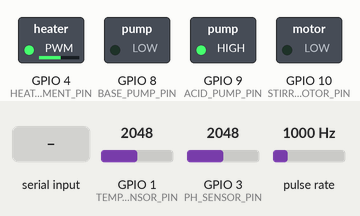
This sketch was run on a simulated ESP32-S3. On the bench: switched loads named in the sketch (green lamp = pin HIGH). Wiring (inferred from the names in the program): pulse sensor: data GPIO 2. The test bench sets the inputs (shaded band); at power-on: pulse rate 1000 Hz, GPIO 1 (TEMP_SENSOR_PIN) = 2048, GPIO 3 (PH_SENSOR_PIN) = 2048. What the sketch prints to the serial monitor is not drawn.

Above: at 2.2 s.
2.3 s: pulse rate (sensor on GPIO 2) set to 789 Hz
4.4 s: pulse rate (sensor on GPIO 2) set to 725 Hz
7.4 s: "SET:\n" received over the second serial link
10.4 s: GPIO 1 (TEMP_SENSOR_PIN) set to 2403
13.4 s: GPIO 1 (TEMP_SENSOR_PIN) set to 2513
At 15.2 s:
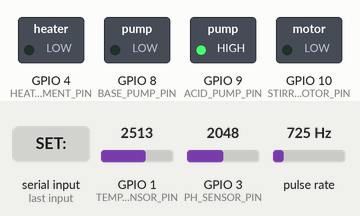
16.4 s: pulse rate (sensor on GPIO 2) set to 100 Hz
At 17.1 s:
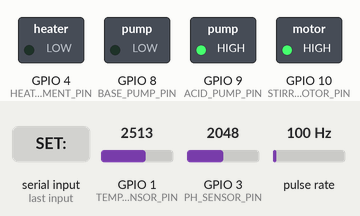
Timing chart, 0 to 18.9 s (numbered marks = the images above; inputs shaded):
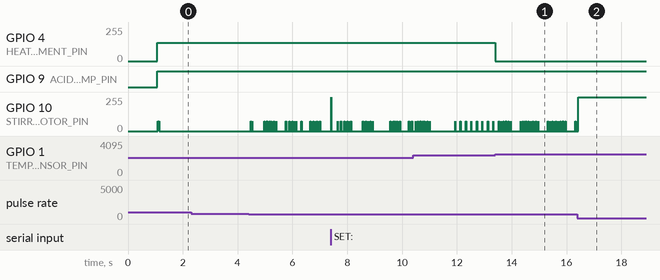

The sketch:

esp32_devkit.ino
```cpp
#include <Arduino.h>
#include "stirring.h"  // Bang-Bang Controller for stirring motor
#include "heating.h"   // Bang-Bang Controller for heating element
#include "ph_control.h" // pH sensor and pump control

// Stirring motor control variables
unsigned long currtime = 0;
unsigned long prevtime = 0;
unsigned long nextControlTime = 0;
float measspeed = 0.0;
int Vmotor = 0;
float deltaT = 0.01;
float freq = 0.0;
float freqtoRPM = 0.0;

// Rolling average for RPM (1 second window = 100 samples at 10ms rate)
#define RPM_BUFFER_SIZE 100
float rpmBuffer[RPM_BUFFER_SIZE];
int rpmBufferIndex = 0;
float rpmAverage = 0.0;

// Temperature control variables
float measTemp = 0.0;
int heaterPWM = 0;

// Rolling average for Temperature (1 second window = 100 samples at 10ms rate)
#define TEMP_BUFFER_SIZE 100
float tempBuffer[TEMP_BUFFER_SIZE];
int tempBufferIndex = 0;
float tempAverage = 0.0;

// Hall sensor variables (adjust pin and conversion factor as needed)
volatile unsigned long pulseCount = 0;
const float PULSES_PER_REV = 70.0;      // 70 pulses per revolution
const float SAMPLING_PERIOD_MS = 10.0;  // 10ms sampling period

//Avoid GPIO6-11
//Inputs: use GPIO34,35,36,39
#define STIRRING_SENSOR_PIN 2
#define PH_SENSOR_PIN 3
#define TEMP_SENSOR_PIN A0

#define STIRRING_MOTOR_PIN 10
#define BASE_PUMP_PIN 8
#define ACID_PUMP_PIN 9
#define HEATING_ELEMENT_PIN 4

// PWM configuration for motor control
#define PWM_CHANNEL 0        // PWM channel (0-15)
#define PWM_FREQ 5000        // 5 kHz PWM frequency
#define PWM_RESOLUTION 10    // 10-bit resolution (0-1023)

// Default initial setpoints (will be updated by TTGO via UART)
#define DEFAULT_RPM 500.0
#define DEFAULT_PH 7.0
#define DEFAULT_TEMP 35.0

// UART Communication pins (Bidirectional)
// Connect ESP32_DevKit GPIO11 (TX) to ESP32_TTGO GPIO25 (RX)
// Connect ESP32_DevKit GPIO12 (RX) to ESP32_TTGO GPIO26 (TX)
// Connect GND of both boards together
#define UART_TX_PIN 11  // TX pin for Serial2 (sends sensor data to TTGO)
#define UART_RX_PIN 12  // RX pin for Serial2 (receives setpoints from TTGO)
#define UART_BAUD 115200

// UART receive buffer for setpoint commands
String uartRxBuffer = "";
#define MAX_UART_BUFFER_SIZE 100

//interrupt routine
void freqcount() {
  pulseCount++;
}

void setup()
{
  Serial.begin(UART_BAUD);
  delay(1000);  // Wait for Serial to stabilize

  Serial.println("\n========================================");
  Serial.println("ESP32 DevKit Bioreactor Controller");
  Serial.println("========================================");

  // Initialize UART for communication with ESP32 TTGO
  Serial2.begin(UART_BAUD, SERIAL_8N1, UART_RX_PIN, UART_TX_PIN);
  Serial.println("✓ UART initialized");

  // Configure PWM for stirring motor (10-bit resolution)
  ledcAttach(STIRRING_MOTOR_PIN, PWM_FREQ, PWM_RESOLUTION);
  ledcWrite(STIRRING_MOTOR_PIN, 0);  // Start with motor OFF (0=off, 1023=full speed)
  Serial.print("✓ Stirring motor pin: GPIO");
  Serial.print(STIRRING_MOTOR_PIN);
  Serial.println(" (10-bit PWM: 0-1023)");

  // Configure PWM for heating element (10-bit resolution)
  ledcAttach(HEATING_ELEMENT_PIN, PWM_FREQ, PWM_RESOLUTION);
  ledcWrite(HEATING_ELEMENT_PIN, 0);  // Start with heater OFF
  Serial.print("✓ Heating element pin: GPIO");
  // Serial.print(HEATING_ELEMENT_PIN);
  Serial.println(" (10-bit PWM: 0-400, 39% power limit)");

  // Initialize temperature sensor
  pinMode(TEMP_SENSOR_PIN, INPUT);
  Serial.print("✓ Temperature sensor: GPIO");
  Serial.println(TEMP_SENSOR_PIN);

  // Initialize hall sensor
  pinMode(STIRRING_SENSOR_PIN, INPUT_PULLUP);
  attachInterrupt(digitalPinToInterrupt(STIRRING_SENSOR_PIN), freqcount, RISING);
  Serial.print("✓ Hall sensor: GPIO");
  Serial.println(STIRRING_SENSOR_PIN);

  // Calculate conversion factor: RPM = (freq * 60) / PULSES_PER_REV
  freqtoRPM = 60.0 / PULSES_PER_REV;

  // Initialize RPM rolling average buffer
  for (int i = 0; i < RPM_BUFFER_SIZE; i++) {
    rpmBuffer[i] = 0.0;
  }

  // Initialize Temperature rolling average buffer
  for (int i = 0; i < TEMP_BUFFER_SIZE; i++) {
    tempBuffer[i] = 0.0;
  }

  // Initialize Bang-Bang controllers with default setpoints
  // These will be updated by TTGO via UART once connection is established
  initController();
  setTargetSpeed(DEFAULT_RPM);  // Default: 500 RPM

  initTempController();
  setTargetTemp(DEFAULT_TEMP);  // Default: 35°C

  initPHControl(PH_SENSOR_PIN, BASE_PUMP_PIN, ACID_PUMP_PIN);
  setTargetpH(DEFAULT_PH);  // Default: 7.0 pH

  // Initialize timing variables
  currtime = micros();
  prevtime = currtime;
  nextControlTime = currtime + 10000;  // Start first control cycle in 10ms

  Serial.print("✓ Stirring controller initialized - Target: ");
  Serial.print(getTargetSpeed());
  Serial.println(" RPM");
  Serial.print("✓ Temperature controller initialized - Target: ");
  Serial.print(getTargetTemp());
  Serial.println(" °C");
  Serial.print("✓ pH controller initialized - Target: ");
  Serial.print(getTargetpH());
  Serial.println(" pH");
  Serial.println("========================================\n");

  Serial.println("Starting control loops NOW");
  Serial.println("RPM_Target,RPM_Measured,RPM_Error,RPM_PWM,Hysteresis,MotorPWM,Temp_Target,Temp_Measured,Temp_Error,HeaterPWM,PH_Target,PH_Measured,PumpState");
  Serial.println("\nWaiting for setpoint commands from TTGO...");
  Serial.println("Expected format: SET:RPM=500.0,TEMP=35.0,PH=7.0");
}

void loop()
{
  // =========================================================================
  // Check for Setpoint Commands from TTGO (Non-blocking)
  // =========================================================================
  checkForSetpointCommands();

  // =========================================================================
  // pH Control Update (Non-blocking)
  // =========================================================================
  updatePHControl();

  // =========================================================================
  // Control Loop (10ms update rate)
  // =========================================================================
  currtime = micros();
  deltaT = (currtime - prevtime) * 1e-6;  // Convert microseconds to seconds

  if (currtime >= nextControlTime) {
    prevtime = currtime;
    nextControlTime = nextControlTime + 10000;  // 10 ms = 10000 microseconds

    // =========================================================================
    // Stirring Motor Control
    // =========================================================================
    // Calculate frequency from pulse count over the sampling period
    // Frequency = pulseCount / (sampling period in seconds)
    unsigned long currentPulseCount = pulseCount;
    pulseCount = 0;  // Reset counter for next period
    float samplingPeriod = SAMPLING_PERIOD_MS / 1000.0;  // Convert to seconds
    freq = (float)currentPulseCount / samplingPeriod;

    // Convert frequency to RPM
    measspeed = freq * freqtoRPM;

    // Add current RPM to rolling average buffer
    rpmBuffer[rpmBufferIndex] = measspeed;
    rpmBufferIndex = (rpmBufferIndex + 1) % RPM_BUFFER_SIZE;

    // Calculate rolling average over 500ms
    float rpmSum = 0.0;
    for (int i = 0; i < RPM_BUFFER_SIZE; i++) {
      rpmSum += rpmBuffer[i];
    }
    rpmAverage = rpmSum / RPM_BUFFER_SIZE;

    // Bang-Bang Controller calculates motor voltage (0 or 1023)
    Vmotor = calculateMotorVoltage(getTargetSpeed(), measspeed, deltaT);

    // Bang-bang outputs either 0 (OFF) or 1023 (FULL SPEED)
    int motorPWM = Vmotor;

    // Output PWM to motor using LEDC
    ledcWrite(STIRRING_MOTOR_PIN, motorPWM);

    // Check stirring controller health
    if (!checkControllerHealth(measspeed, Vmotor)) {
      // Serial.println("WARNING: Stirring controller health check failed");
    }

    // Calculate stirring error
    float rpmError = getTargetSpeed() - measspeed;

    // =========================================================================
    // Temperature Control
    // =========================================================================
    // Read temperature from thermistor
    measTemp = readTemperature(TEMP_SENSOR_PIN);

    // Add current temperature to rolling average buffer
    tempBuffer[tempBufferIndex] = measTemp;
    tempBufferIndex = (tempBufferIndex + 1) % TEMP_BUFFER_SIZE;

    // Calculate rolling average over 1 second
    float tempSum = 0.0;
    for (int i = 0; i < TEMP_BUFFER_SIZE; i++) {
      tempSum += tempBuffer[i];
    }
    tempAverage = tempSum / TEMP_BUFFER_SIZE;

    // Bang-Bang Controller calculates heater PWM (0 or PWM_POWER_VALUE)
    heaterPWM = calculateHeaterPWM(getTargetTemp(), measTemp, deltaT);

    // Output PWM to heater using LEDC
    ledcWrite(HEATING_ELEMENT_PIN, heaterPWM);

    // Check temperature controller health
    if (!checkTempControllerHealth(measTemp, heaterPWM)) {
      // Serial.println("WARNING: Temperature controller health check failed");
    }

    // Calculate temperature error
    float tempError = getTargetTemp() - measTemp;

    // =========================================================================
    // UART Communication to Display Board (Send every 100ms = every 10 loops)
    // =========================================================================
    static unsigned long loopCounter = 0;
    loopCounter++;
    if (loopCounter % 10 == 0) {  // Send every 10th loop (10ms × 10 = 100ms)
      // Send data via UART to ESP32 TTGO display board
      // Format: RPM_TARGET,RPM_MEASURED,RPM_ERROR,RPM_PWM,TEMP_TARGET,TEMP_MEASURED,TEMP_ERROR,HEATER_PWM,PH_TARGET,PH_MEASURED,PUMP_STATE\n
      // Use 1 second rolling average (100 samples) for RPM and Temperature display and server transmission
      float rpmErrorAvg = getTargetSpeed() - rpmAverage;
      float tempErrorAvg = getTargetTemp() - tempAverage;

      Serial2.print(getTargetSpeed(), 1);
      Serial2.print(",");
      Serial2.print(rpmAverage, 1);  // Send 1s averaged RPM
      Serial2.print(",");
      Serial2.print(rpmErrorAvg, 1);  // Error based on averaged RPM
      Serial2.print(",");
      Serial2.print(Vmotor);
      Serial2.print(",");
      Serial2.print(getTargetTemp(), 1);
      Serial2.print(",");
      Serial2.print(tempAverage, 1);  // Send 1s averaged Temperature
      Serial2.print(",");
      Serial2.print(tempErrorAvg, 1);  // Error based on averaged Temperature
      Serial2.print(",");
      Serial2.print(heaterPWM);
      Serial2.print(",");
      Serial2.print(getTargetpH(), 2);
      Serial2.print(",");
      Serial2.print(getCurrentpH(), 2);
      Serial2.print(",");
      Serial2.print(getPumpState());
      Serial2.print("\n");

      // Debug: Confirm UART transmission every 100 sends (every 10 seconds)
      static unsigned long txCount = 0;
      txCount++;
      if (txCount % 100 == 0) {
        Serial.print("[DEBUG] UART TX sent #");
        Serial.println(txCount);
      }
    }

    // =========================================================================
    // Serial Plotter Output
    // =========================================================================
    // Print data for Serial Plotter (comma-separated values)
    // Format: RPM_Target,RPM_Measured,RPM_Error,RPM_PWM,Hysteresis,MotorPWM,Temp_Target,Temp_Measured,Temp_Error,HeaterPWM,PH_Target,PH_Measured,PumpState
    Serial.print(getTargetSpeed());
    Serial.print(",");
    Serial.print(measspeed);
    Serial.print(",");
    Serial.print(rpmError);
    Serial.print(",");
    Serial.print(Vmotor);
    Serial.print(",");
    Serial.print(getIntegralTerm());  // Returns hysteresis value for stirring
    Serial.print(",");
    Serial.print(motorPWM);
    Serial.print(",");
    Serial.print(getTargetTemp());
    Serial.print(",");
    Serial.print(measTemp);
    Serial.print(",");
    Serial.print(tempError);
    Serial.print(",");
    Serial.print(heaterPWM);
    Serial.print("\n");
    Serial.print(",");
    Serial.print(getTargetpH());
    Serial.print(",");
    Serial.print(readPHVoltage());
    Serial.print(",");
    Serial.println(getPumpState());
  }
}

// =========================================================================
// Non-blocking function to check for and parse setpoint commands from TTGO
// Format: SET:RPM=500.0,TEMP=35.0\n
// =========================================================================
void checkForSetpointCommands() {
  // Process available UART data without blocking
  while (Serial2.available() > 0) {
    char c = Serial2.read();

    if (c == '\n') {
      // End of command - parse it
      if (uartRxBuffer.length() > 0) {
        parseSetpointCommand(uartRxBuffer);
      }
      uartRxBuffer = "";  // Clear buffer
    } else if (c == '\r') {
      // Ignore carriage return
      continue;
    } else {
      uartRxBuffer += c;

      // Buffer overflow protection
      if (uartRxBuffer.length() > MAX_UART_BUFFER_SIZE) {
        Serial.print("[UART RX] ERROR: Buffer overflow! Clearing buffer. Content: ");
        Serial.println(uartRxBuffer.substring(0, 50));
        uartRxBuffer = "";
      }
    }
  }
}

// =========================================================================
// Parse setpoint command and update controller targets
// Expected format: SET:RPM=500.0,TEMP=35.0,PH=7.0
// =========================================================================
void parseSetpointCommand(String command) {
  // Check if this is a setpoint command
  if (!command.startsWith("SET:")) {
    Serial.print("[UART RX] WARNING: Unknown command format: ");
    Serial.println(command);
    return;
  }

  // Remove "SET:" prefix
  String data = command.substring(4);

  // Parse RPM, TEMP, and PH values
  int rpmIndex = data.indexOf("RPM=");
  int tempIndex = data.indexOf("TEMP=");
  int phIndex = data.indexOf("PH=");

  // Parse and validate RPM setpoint
  if (rpmIndex >= 0) {
    int rpmEnd = data.indexOf(',', rpmIndex);
    if (rpmEnd < 0) rpmEnd = data.length();

    String rpmStr = data.substring(rpmIndex + 4, rpmEnd);
    float newRPM = rpmStr.toFloat();

    if (newRPM >= 0.0 && newRPM <= 1000.0) {
      setTargetSpeed(newRPM);
      Serial.print("[UART RX] ✓ Updated RPM setpoint: ");
      Serial.print(newRPM, 1);
      Serial.println(" RPM");
    } else {
      Serial.print("[UART RX] ERROR: Invalid RPM value: ");
      Serial.println(newRPM);
    }
  }

  // Parse and validate TEMP setpoint
  if (tempIndex >= 0) {
    int tempEnd = data.indexOf(',', tempIndex);
    if (tempEnd < 0) tempEnd = data.length();

    String tempStr = data.substring(tempIndex + 5, tempEnd);
    float newTemp = tempStr.toFloat();

    if (newTemp >= 20.0 && newTemp <= 45.0) {
      setTargetTemp(newTemp);
      Serial.print("[UART RX] ✓ Updated TEMP setpoint: ");
      Serial.print(newTemp, 1);
      Serial.println(" °C");
    } else {
      Serial.print("[UART RX] ERROR: Invalid TEMP value: ");
      Serial.println(newTemp);
    }
  }

  // Parse and validate pH setpoint
  if (phIndex >= 0) {
    int phEnd = data.indexOf(',', phIndex);
    if (phEnd < 0) phEnd = data.length();

    String phStr = data.substring(phIndex + 3, phEnd);
    float newPH = phStr.toFloat();

    if (newPH >= 4.0 && newPH <= 10.0) {
      setTargetpH(newPH);
      Serial.print("[UART RX] ✓ Updated PH setpoint: ");
      Serial.print(newPH, 2);
      Serial.println(" pH");
    } else {
      Serial.print("[UART RX] ERROR: Invalid PH value: ");
      Serial.println(newPH);
    }
  }

  // Verify at least one valid parameter was found
  if (rpmIndex < 0 && tempIndex < 0 && phIndex < 0) {
    Serial.print("[UART RX] ERROR: Invalid setpoint format: ");
    Serial.println(command);
    Serial.println("Expected: SET:RPM=500.0,TEMP=35.0,PH=7.0");
  }
}
```

Source omitted: heating.h (6052 bytes), ph_control.h (7846 bytes), stirring.h (6029 bytes)

Measured:
- the behaviour switches between 2461 and 2462 on GPIO 1 (TEMP_SENSOR_PIN) (found by bisection; images 0 and 1)
- after the input at 13.4 s, GPIO 4 (HEATING_ELEMENT_PIN): 137/255 → 0/255 at once
